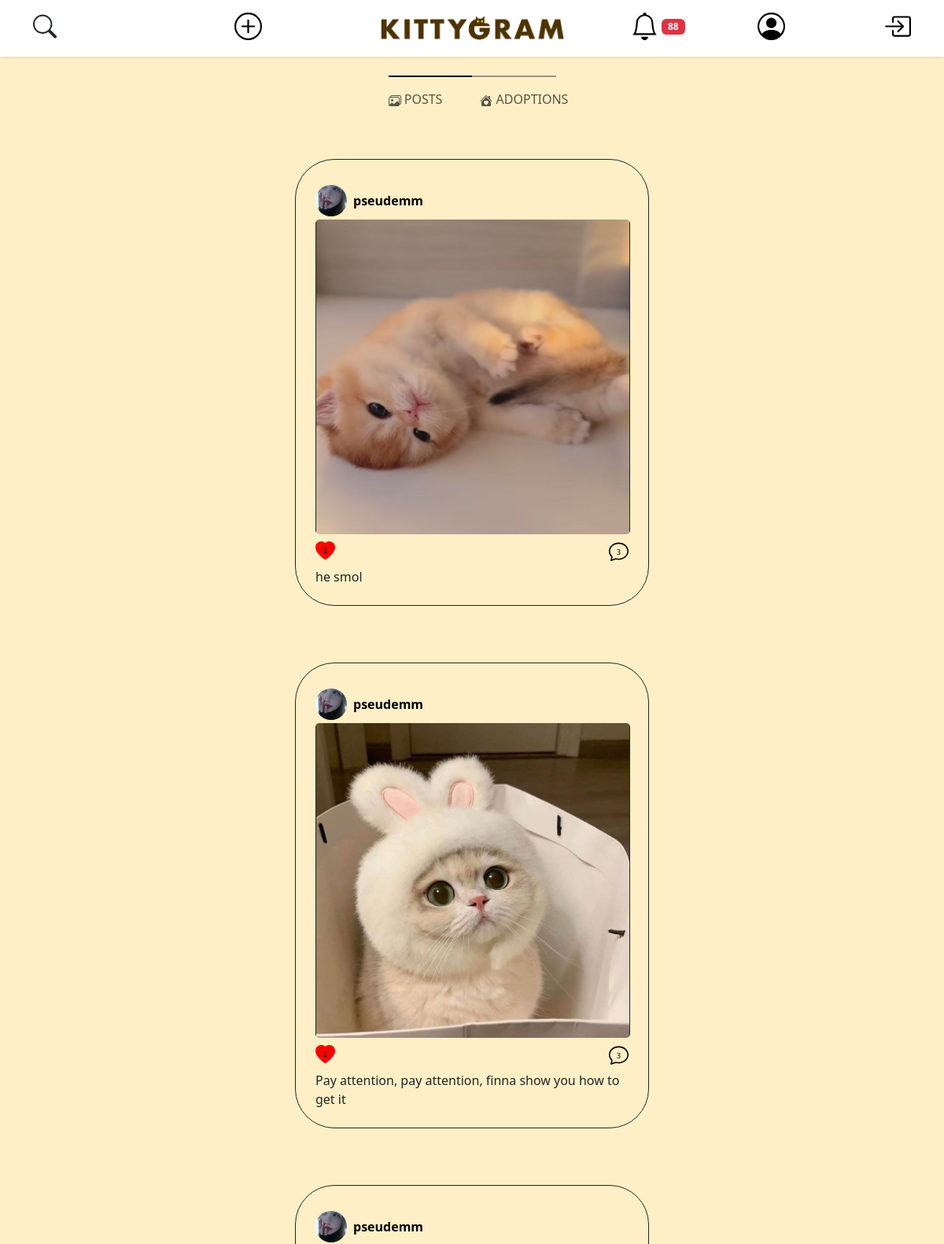
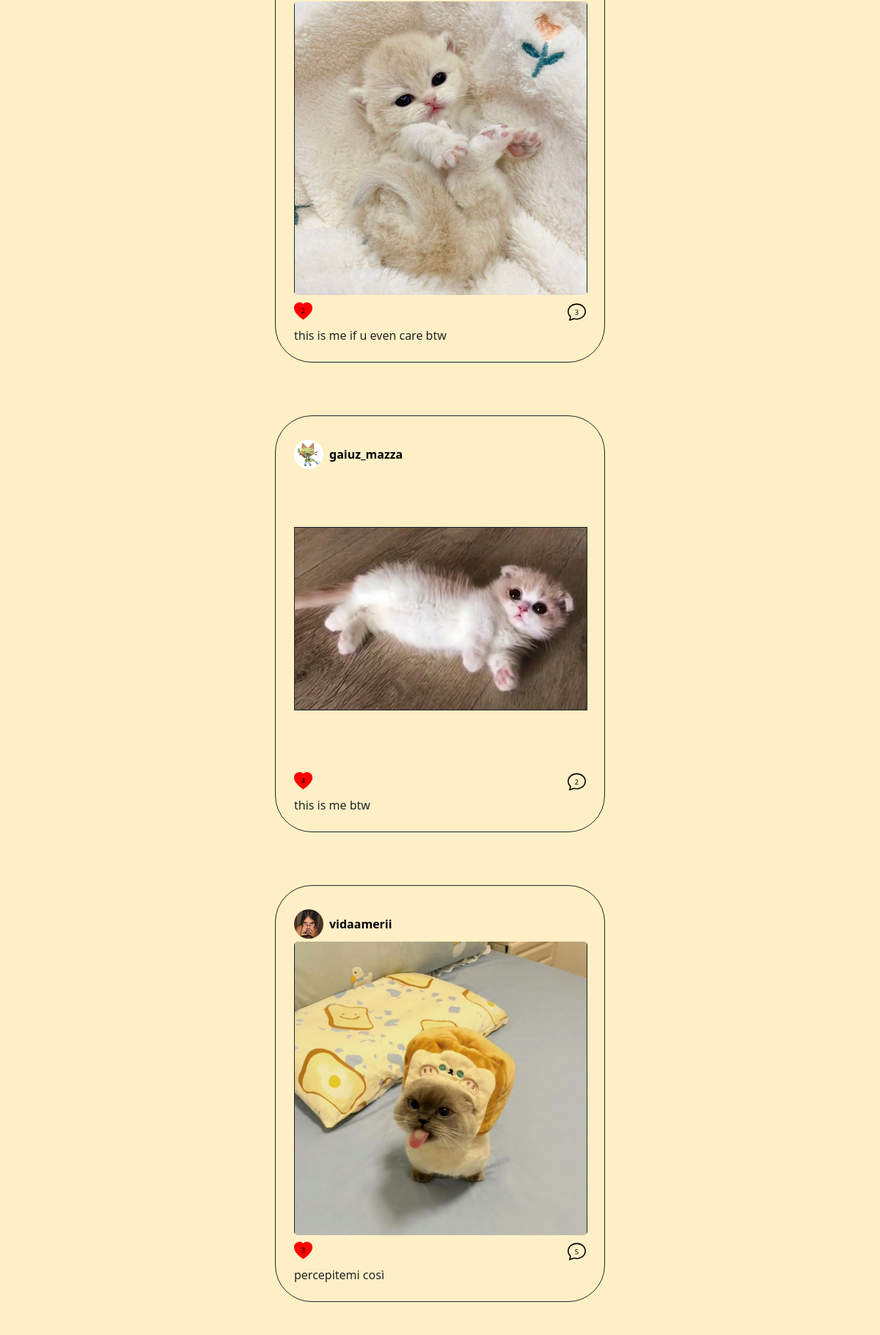
The page /home.php (signed in, upper part) on the database its author committed (2 pictures, top to bottom).
### tables this page shows
CREATE TABLE IF NOT EXISTS POST (
    post_id INT AUTO_INCREMENT PRIMARY KEY,
    description VARCHAR(100) NOT NULL,
    date DATETIME NOT NULL,
    user_id INT NOT NULL
);

CREATE TABLE IF NOT EXISTS MEDIA (
    media_id INT AUTO_INCREMENT PRIMARY KEY,
    file_name VARCHAR(255) NOT NULL,
    post_id INT
);

CREATE TABLE IF NOT EXISTS ACCOUNT (
    user_id INT AUTO_INCREMENT PRIMARY KEY,
    username VARCHAR(25) NOT NULL UNIQUE,
    email VARCHAR(319) NOT NULL UNIQUE,
    password VARCHAR(512) NOT NULL,  
    salt VARCHAR(512) NOT NULL,
    first_name VARCHAR(25) NOT NULL,
    last_name VARCHAR(25) NOT NULL,
    user_bio VARCHAR(255) NOT NULL DEFAULT " ",
    profile_pic_id INT DEFAULT 1,
    city_id INT
);

### db-config.php (called while the page is built, shortened)
<?php
$dbname = "kittygram";
require_once("db/database.php");
$dbh = new DatabaseHelper($dbname);

### db/database.php (called while the page is built, shortened)
<?php
class DatabaseHelper
{
    private $db;
    public function __construct($dbname, $servername = "localhost", $username = "root", $password = "", $port = 3306)
    {
        $this->db = new mysqli($servername, $username, $password, $dbname, $port);
    }
    public function getAccountFromId($user_id)
    {
        $query = "SELECT user_id as id, username, file_name as pic, first_name, last_name, user_bio, email FROM account
                    LEFT JOIN media ON account.profile_pic_id = media.media_id
                    WHERE account.user_id = ?
                    LIMIT 1;";
        $stmt = $this->db->prepare($query);
        $stmt->bind_param("i", $user_id);
        $stmt->execute();
        $result = $stmt->get_result();
        return $result->fetch_all(MYSQLI_ASSOC)[0];
    }
    public function getFeed($user_id)
    {
        $queryPosts = "SELECT POST.post_id
                   FROM POST
                   JOIN ACCOUNT ON POST.user_id = ACCOUNT.user_id
                   JOIN FOLLOW ON ACCOUNT.user_id = FOLLOW.followed
                   WHERE FOLLOW.follower = ?
                     AND POST.post_id NOT IN (SELECT post_id FROM adoption)
                   ORDER BY POST.date DESC";
        $stmtPosts = $this->db->prepare($queryPosts);
        $stmtPosts->bind_param('i', $user_id);
        $stmtPosts->execute();
        $posts_id = $stmtPosts->get_result()->fetch_all(MYSQLI_ASSOC);
        $queryAdoptions = "SELECT POST.post_id
                       FROM POST
                       JOIN ACCOUNT ON POST.user_id = ACCOUNT.user_id
                       JOIN FOLLOW ON ACCOUNT.user_id = FOLLOW.followed
                       WHERE FOLLOW.follower = ?
                         AND POST.post_id IN (SELECT post_id FROM adoption)
                       ORDER BY POST.date DESC";
        $stmtAdoptions = $this->db->prepare($queryAdoptions);
        $stmtAdoptions->bind_param('i', $user_id);
        $stmtAdoptions->execute();
        $adoptions_id = $stmtAdoptions->get_result()->fetch_all(MYSQLI_ASSOC);
        $feed = array('posts' => array(), 'adoptions' => array());
        foreach ($posts_id as $post_id) {
            $feed['posts'][] = $this->getPost($post_id['post_id']);
        }
        foreach ($adoptions_id as $post_id) {
            $feed['adoptions'][] = $this->getAdoption($post_id['post_id']);
        }
        return $feed;
    }
    function getMediasByPostId($post_id)
    {
        $query = "SELECT file_name FROM MEDIA WHERE post_id = ?";
        $stmt = $this->db->prepare($query);
        $stmt->bind_param("i", $post_id);
        $stmt->execute();
        $result = $stmt->get_result();
        $files = [];
        while ($row = $result->fetch_assoc()) {
            $files[] = $row['file_name'];
        }
        return $files;
    }
    private function getComments($post_id)
    {
        $query = "SELECT `username`, `file_name` as 'profile_pic', `message`, `date` FROM `comment`
                    LEFT JOIN (account LEFT JOIN media on account.profile_pic_id = media.media_id)
                        ON comment.user_id = account.user_id
                    WHERE comment.post_id = ?;";
        $stmt = $this->db->prepare($query);
        $stmt->bind_param("i", $post_id);
        $stmt->execute();
        $result = $stmt->get_result();
        return $result->fetch_all(MYSQLI_ASSOC);
    }
    public function getAdoption($post_id)
    {
        $query = "SELECT post.post_id, description, date, user_id, adopted, city_name
                    FROM adoption
                    LEFT JOIN post ON adoption.post_id = post.post_id
                    LEFT JOIN city ON adoption.city_id = city.city_id
                    WHERE adoption.post_id = ?
                    LIMIT 1;";
        $stmt = $this->db->prepare($query);
        $stmt->bind_param("i", $post_id);
        $stmt->execute();
        $result = $stmt->get_result()->fetch_all(MYSQLI_ASSOC)[0];
        if (isset($result['user_id'])) {
            $result['owner'] = $this->getAccountFromId($result['user_id']);
            $result['media'] = $this->getMediasByPostId($post_id);
            $result['comment'] = $this->getComments($post_id);
        }
        return $result;
    }
    public function getPost($post_id)
    {
        $query = "SELECT * FROM `post` WHERE post.post_id = ? LIMIT 1";
        $stmt = $this->db->prepare($query);
        $stmt->bind_param("i", $post_id);
        $stmt->execute();
        $result = $stmt->get_result()->fetch_all(MYSQLI_ASSOC)[0];
        if (isset($result['user_id'])) {
            $result['owner'] = $this->getAccountFromId($result['user_id']);
            $result['media'] = $this->getMediasByPostId($post_id);
            $result['comment'] = $this->getComments($post_id);
        }
        return $result;
    }
}

### home.php (shortened to what this page needs)
<!DOCTYPE html>
<html lang="en">
<head>
  <link rel="stylesheet" href="./css/style.css" />
  <link href="https://cdn.jsdelivr.net/npm/bootstrap@5.3.2/dist/css/bootstrap.min.css" rel="stylesheet"
 />
  <link rel="stylesheet" href="./css/style.css" />
  <?php require_once ("db-config.php") ?>
</head>
<body class="d-flex justify-content-center py-4">
  <?php require_once ("./components/navbar.php") ?>
  <div class="row justify-content-center">
    <div class="col-lg mt-2">
      <main class="container d-flex px-4 mt-5">
        <?php
        $feed = $dbh->getFeed($_SESSION["user_id"]);
        if (isset($_GET['route']) && $_GET['route'] == 'adoptions') {
          $feedToShow = $feed['adoptions'];
          $showingAdoptions = true;
        } else if (!isset($_GET['route'])) {
          $feedToShow = $feed['posts'];
        } else {
          header("Location: index.php");
        }
        ?>
        <div class="posts-container d-flex flex-column align-items-center justify-content-center">
          <?php
          $current_route = isset($_GET['route']) && ($_GET['route'] == 'posts' || $_GET['route'] == 'adoptions') ? $_GET['route'] : 'posts';
          ?>
          <div class=" container-fluid justify-content-center ">
            <div class="active-indicator-container mt-3">
              <div class="active-indicator">
                <div class="half-bar half-bar-left <?php echo $current_route == 'posts' ? 'active' : 'inactive'; ?>">
                </div>
                <div
                  class="half-bar half-bar-right <?php echo $current_route == 'adoptions' ? 'active' : 'inactive'; ?>">
                </div>
              </div>
            </div>
          </div>
          <nav class="navbar navbar-expand">
            <div class="container-fluid">
              <div class="collapse navbar-collapse justify-content-center" id="navbarNavAltMarkup">
                <div class="navbar-nav mx-auto">
                  <a class="nav-link mx-3 <?php echo $isAdoption ? 'active' : ''; ?>" aria-current="page"
                    href="home.php">
                     POSTS</a>
                  <a class="nav-link mx-3 <?php echo $isAdoption ? 'active' : ''; ?>" href="home.php?route=adoptions">
                     ADOPTIONS</a>
                </div>
              </div>
            </div>
          </nav>
          <?php if (!empty($feedToShow)): ?>
            <?php foreach ($feedToShow as $post): ?>
              <article class="article clickable post mb-4 p-4 rounded-5 mt-5 border border-dark">
                <div class="row">
                  <div class="col-12 d-flex justify-content-between align-items-center mt-2 mb-1">
                    <div class="d-flex align-items-center">
                      <img src="img/<?php echo $post['owner']['pic'] ?>" class="avatar rounded-circle me-2"
                        alt="Avatar utente">
                      <a href="open-profile.php?username=<?php echo $post['owner']['username']; ?>"
                        class="username custom-link">
                        <?php echo $post['owner']['username'] ?>
                      </a>
                    </div>
                  </div>
                </div>
                <a href="open-post.php?post_id=<?php echo $post['post_id'] ?>">
                  <div class="col post-image-container">
                    <?php
                    $images = $post["media"];
                    if (count($post["media"]) > 1): ?>
                      <div id="carousel-<?php echo $post['post_id']; ?>" class="carousel slide">
                        <div class="carousel-indicators">
                          <?php foreach ($images as $index => $image): ?>
                            <button type="button" data-bs-target="#carousel-<?php echo $post['post_id']; ?>"
                              data-bs-slide-to="<?php echo $index; ?>" class="<?php echo $index === 0 ? 'active' : ''; ?>"
                              aria-current="<?php echo $index === 0 ? 'true' : 'false'; ?>"
                              aria-label="Slide <?php echo $index + 1; ?>"></button>
                          <?php endforeach; ?>
                        </div>
                        <div class="carousel-inner">
                          <?php foreach ($images as $index => $image): ?>
                            <div class="carousel-item <?php echo $index === 0 ? 'active' : ''; ?>">
                              <img src="./img/<?php echo $image; ?>" class=" border border-dark" alt="Post Image">
                            </div>
                          <?php endforeach; ?>
                        </div>
                        <button class="carousel-control-prev" type="button"
                          data-bs-target="#carousel-<?php echo $post['post_id']; ?>" data-bs-slide="prev">
                          <span class="carousel-control-prev-icon" aria-hidden="true"></span>
                          <span class="visually-hidden">Previous</span>
                        </button>
                        <button class="carousel-control-next" type="button"
                          data-bs-target="#carousel-<?php echo $post['post_id']; ?>" data-bs-slide="next">
                          <span class="carousel-control-next-icon" aria-hidden="true"></span>
                          <span class="visually-hidden">Next</span>
                        </button>
                      </div>
                    <?php else: ?>
                      <img src="./img/<?php echo $images[0]; ?>" alt="Post Image" class=" border border-dark">
                    <?php endif; ?>
                  </div>
                </a>
                <div class="row mt-2">
                  <div class="col text-end mb-2">
                    <?php
                    $liked = $dbh->userLikesPost($post["post_id"], $_SESSION["user_id"]);
                    $likedClass = $liked ? 'liked' : '';
                    ?>
                    <div class="d-flex align-items-center justify-content-between">
                      <div class="d-flex align-items-center">
                        <div class="like-icon <?php echo $likedClass ?>" data-post-id="<?php echo $post["post_id"]; ?>"
                          data-owner-id="<?php echo $post["user_id"]; ?>">
                          <svg width="25" height="25" xmlns="http://www.w3.org/2000/svg" viewBox="0 0 16 16">
                            <path
                              d="<?php echo $likedClass == 'liked' ? 'M8 1.314C12.438-3.248 23.534 4.735 8 15-7.534 4.736 3.562-3.248 8 1.314' : 'm8 2.748-.717-.737C5.6.281 2.514.878 1.4 3.053c-.523 1.023-.641 2.5.314 4.385.92 1.815 2.834 3.989 6.286 6.357 3.452-2.368 5.365-4.542 6.286-6.357.955-1.886.838-3.362.314-4.385C13.486.878 10.4.28 8.717 2.01zM8 15C-7.333 4.868 3.279-3.04 7.824 1.143q.09.083.176.171a3 3 0 0 1 .176-.17C12.72-3.042 23.333 4.867 8 15'; ?>" />
                              <text x="8" y="8" fill="black" font-size="6" text-anchor="middle" alignment-baseline="middle"><?php echo $dbh->getNumLikes($post['post_id']) ?></text>
                          </svg>
                        </div>
                      </div>
                      <div class="comment-icon" data-bs-toggle="modal" data-bs-target="#comment-modal"
                        data-post-id="<?php echo $post["post_id"]; ?>"
                        data-post-owner="<?php echo $post["owner"]["username"]; ?>">
                        <svg xmlns="http://www.w3.org/2000/svg" width="25" height="25" class="bi bi-chat"
                          viewBox="0 0 16 16">
                          <path
                            d="M2.678 11.894a1 1 0 0 1 .287.801 11 11 0 0 1-.398 2c1.395-.323 2.247-.697 2.634-.893a1 1 0 0 1 .71-.074A8 8 0 0 0 8 14c3.996 0 7-2.807 7-6s-3.004-6-7-6-7 2.808-7 6c0 1.468.617 2.83 1.678 3.894m-.493 3.905a22 22 0 0 1-.713.129c-.2.032-.352-.176-.273-.362a10 10 0 0 0 .244-.637l.003-.01c.248-.72.45-1.548.524-2.319C.743 11.37 0 9.76 0 8c0-3.866 3.582-7 8-7s8 3.134 8 7-3.582 7-8 7a9 9 0 0 1-2.347-.306c-.52.263-1.639.742-3.468 1.105" />
                            <text x="8" y="9" font-size="6" text-anchor="middle" alignment-baseline="middle"><?php echo count($post['comment']) ?></text>
                        </svg>
                      </div>
                    </div>
                  </div>
                </div>
                <p class="mb-0"><?php echo $post["description"]; ?></p>
              </article>
            <?php endforeach; ?>
          <?php endif; ?>
        </div>
      </main>
    </div>
  </div>
</body>
</html>

### css/style.css (style rules this page uses)
:root { --primary-color: #573c0c; --secondary-color: #ffe51f; --bg-color: #feefc6 !important; --btn-primary-color: #ffe51f; --btn-secondary-color: #feefc6; }
body, header, .card, nav { background-color: var(--bg-color) !important; }
.active-indicator { display: flex !important; height: 2px !important; width: 50% !important; max-width: 300px !important; }
.active-indicator-container { display: flex !important; justify-content: center !important; }
.active-indicator .half-bar { flex: 1 !important; }
.half-bar-left.active, .half-bar-right.active { background-color: #000 !important; }
.half-bar-left.inactive, .half-bar-right.inactive { background-color: #9a9589 !important; }
.post-image-container { width: 400px !important; height: 400px !important; overflow: hidden !important; border-radius: 5px !important; display: flex !important; justify-content: center !important; align-items: center !important; }
.post-image-container img { min-width: 400px; min-height: 250px; object-fit: cover; width: 100%; }
#loginCard, #signupCard, .article { padding-left: 25px !important; padding-right: 25px !important; padding-top: 5px; padding-bottom: 5px; width: auto; max-width: 450px; border-radius: 50px !important; }
.liked { fill: red !important; }

### rows shown on the page
post: media.file_name (picture), user.username "pseudemm", shows a picture, NumLikes "2", count($post['comment']) "3", description "he smol"
post: media.file_name (picture), user.username "pseudemm", shows a picture, NumLikes "2", count($post['comment']) "3", description "Pay attention, pay attention, finna show you how to get it"
post: media.file_name (picture), user.username "pseudemm", shows a picture, NumLikes "2", count($post['comment']) "3", description "this is me if u even care btw"
post: media.file_name (picture), user.username "gaiuz_mazza", shows a picture, NumLikes "4", count($post['comment']) "2", description "this is me btw"
post: media.file_name (picture), user.username "vidaamerii", shows a picture, NumLikes "3", count($post['comment']) "5", description "percepitemi così"

### other values the page prints
count($templateParams["notifications"]) "88"
